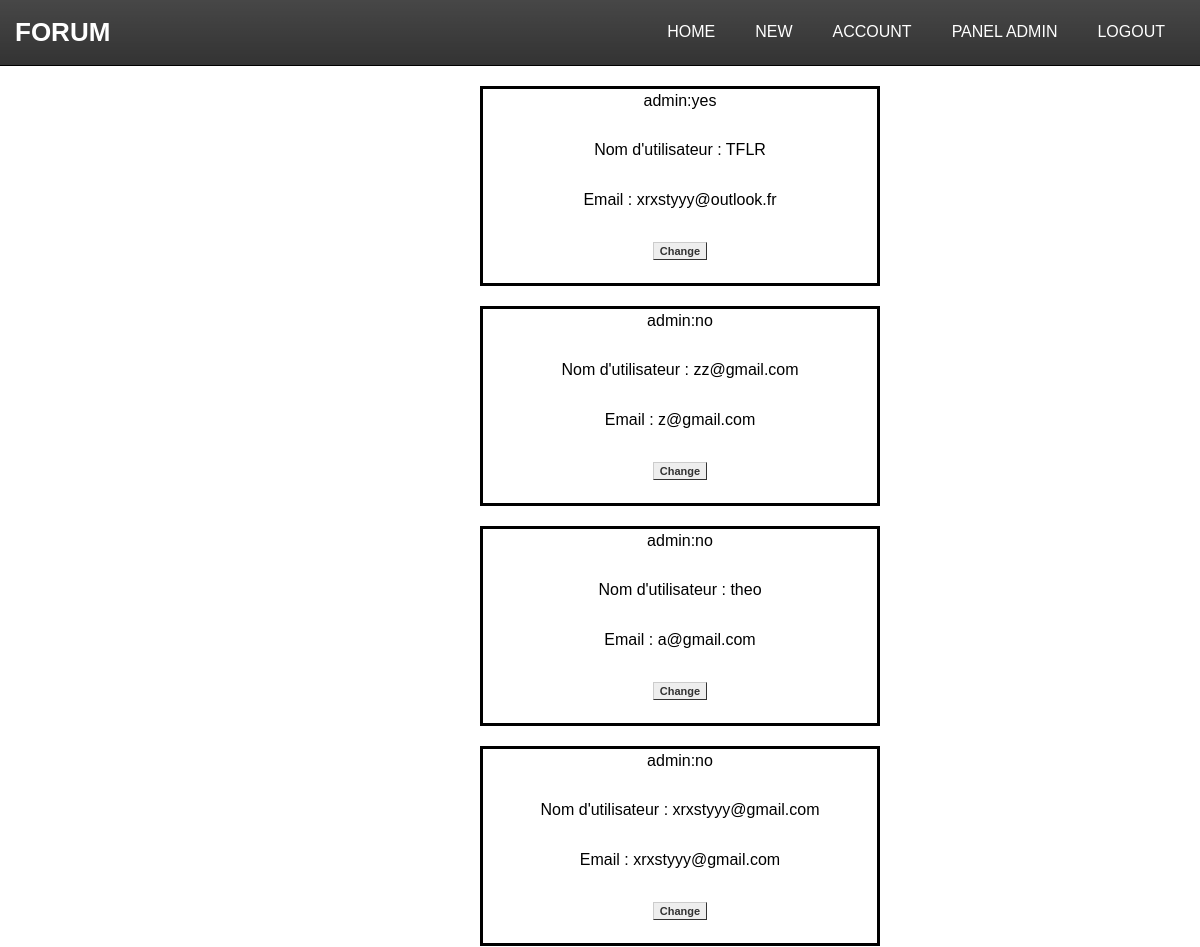
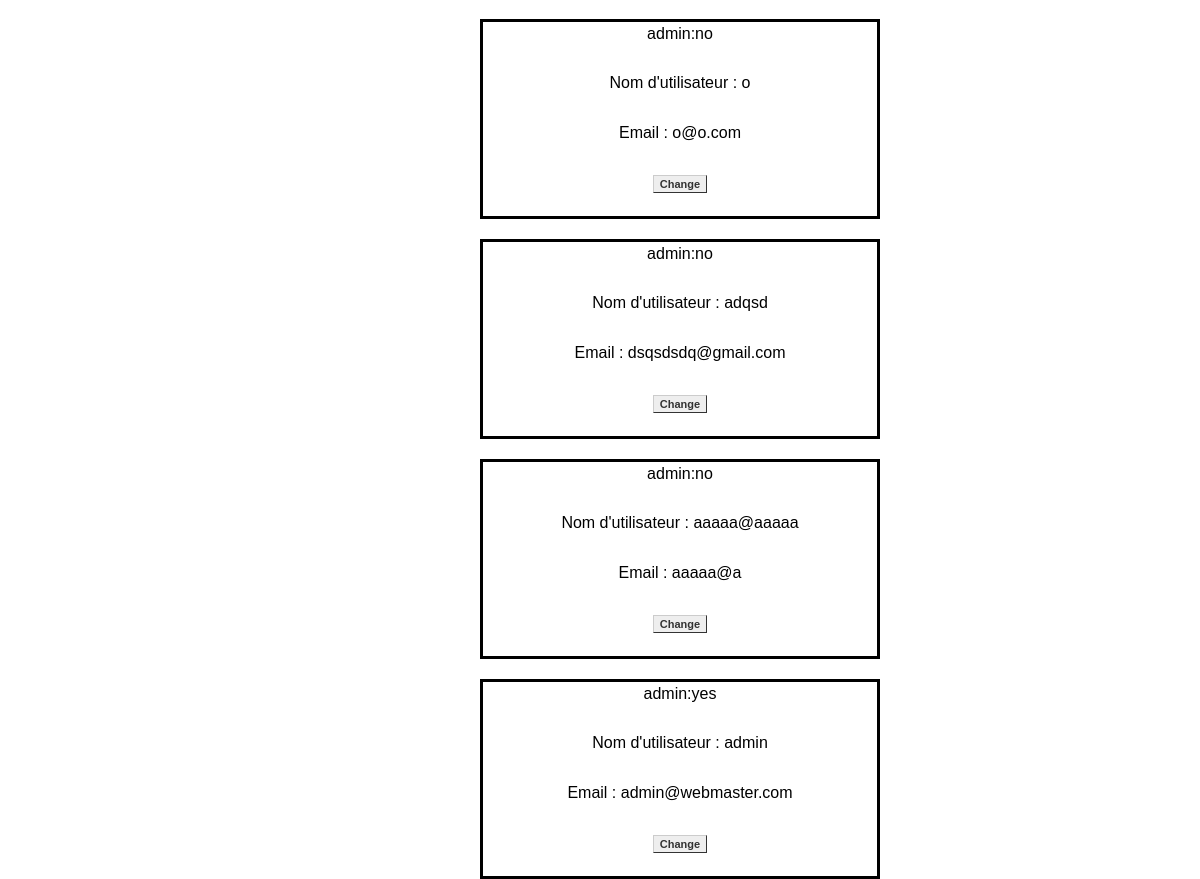
The app's page /adminpanel.php (signed in), older data (2 pictures, top to bottom).
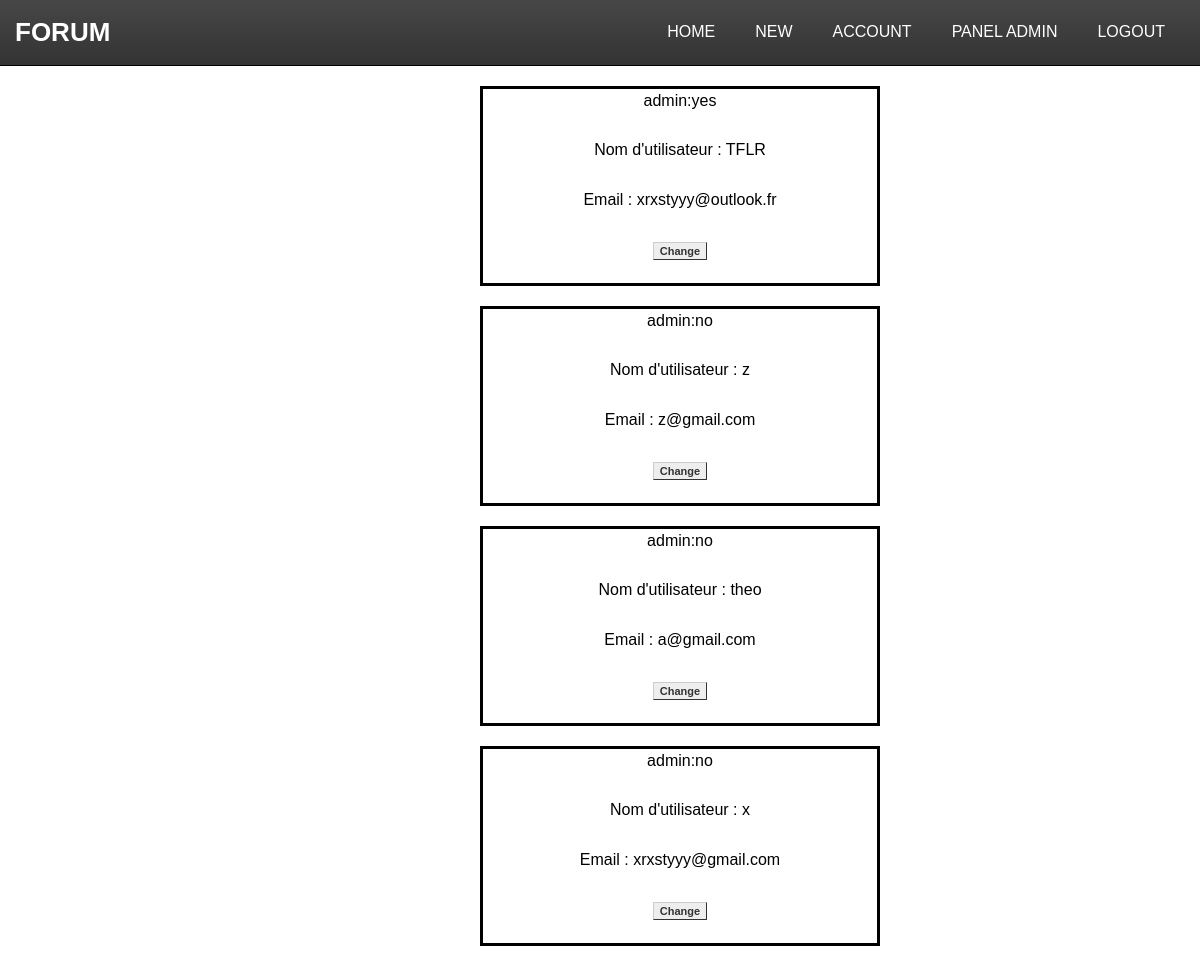
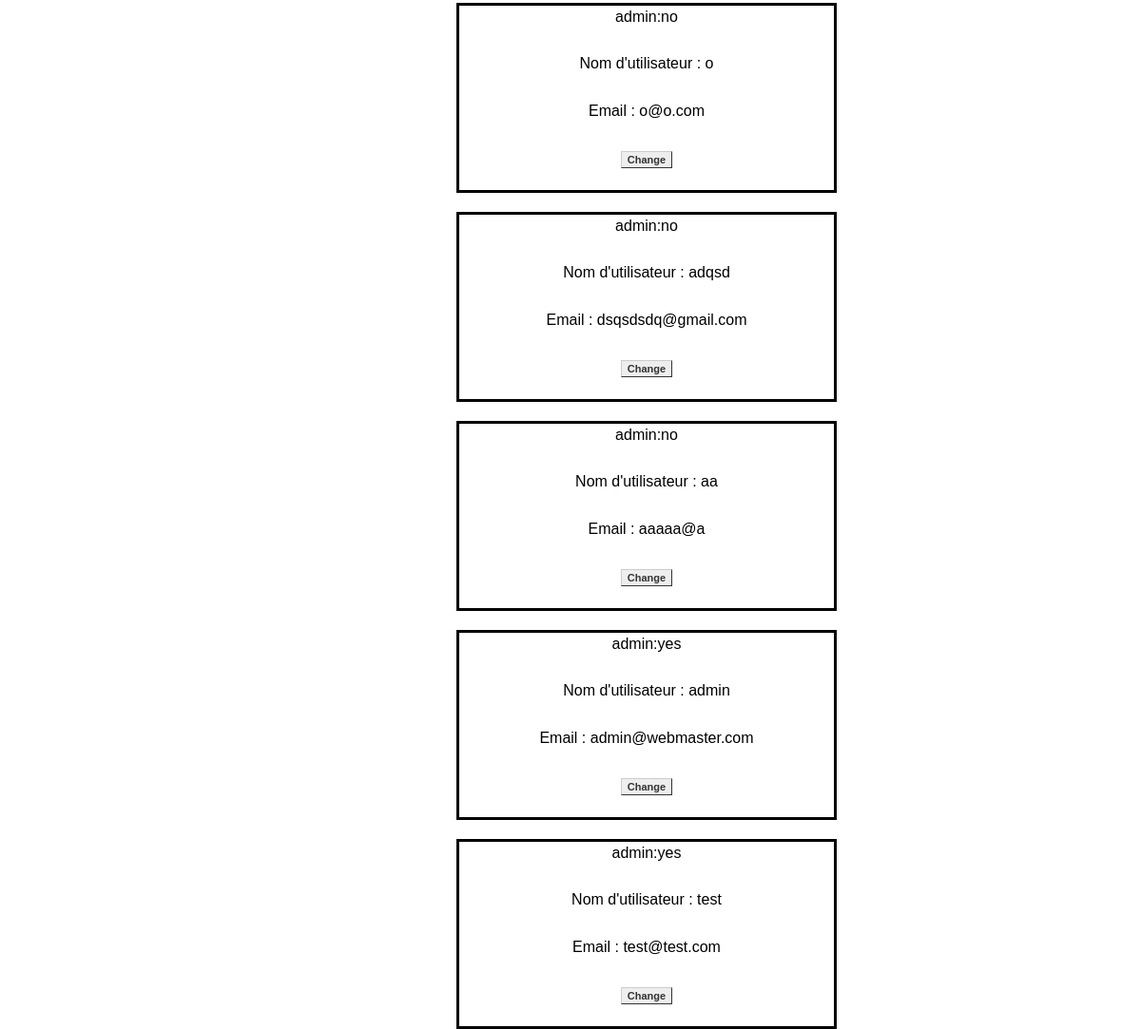
The same page, newer data (2 pictures, top to bottom).
### tables this page shows
CREATE TABLE `users` (
  `id` int(11) NOT NULL,
  `email` text NOT NULL,
  `username` varchar(255) NOT NULL,
  `password` varchar(255) NOT NULL,
  `admin` int(11) NOT NULL DEFAULT 1
);

### actions/users/allUsersInfosAction.php (called while the page is built, shortened)
<?php
require('actions/database.php');
$getAllUsers = $bdd->prepare('SELECT * FROM users');
$getAllUsers->execute();

### adminpanel.php (the view, shortened to what this page needs)
<?php
require('actions/users/allUsersInfosAction.php');
?>
<!DOCTYPE html>
<html lang="en">
<head>
    <link rel="stylesheet" href="./assets/navbar.css">
    <link rel="stylesheet" href="./assets/card.css">
    <link rel="stylesheet" href="./assets/profil.css">
</head>
<body>
<?php include 'includes/navbar.php'; ?>
<?php
while($users = $getAllUsers->fetch()){
    ?>
<form action="#" method="POST">
    <div class = "contains">
    <?php
    if($users['admin'] == 2){
echo "admin:yes \n";
      }else{
        echo "admin:no \n";
      }?>
        <br></br>
    <span class="name">Nom d'utilisateur : <?=$users['username'];?></span>
    <br></br>
    <span class="name">Email : <?=$users['email'];?></span>
    <br></br>
      <a name="validate" href= "modifyprofil.php?id=<?= $users['id']; ?>" class ="button">Change</a>
  </div>
</form>
<?php
}
?>
</body>
</html>

Row changes from the older to the newer data that the page shows:
changed users "z@gmail.com": username "zz@gmail.com" → "z"
changed users "xrxstyyy@gmail.com": username "xrxstyyy@gmail.com" → "x"
changed users "aaaaa@a": username "aaaaa@aaaaa" → "aa"
added users: admin "admin:yes", username "test", email "test@test.com"
